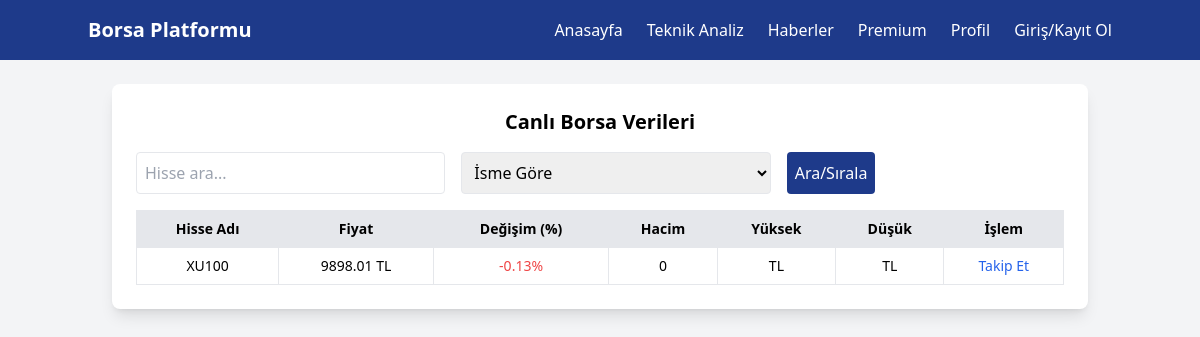
The app's page /, older data.
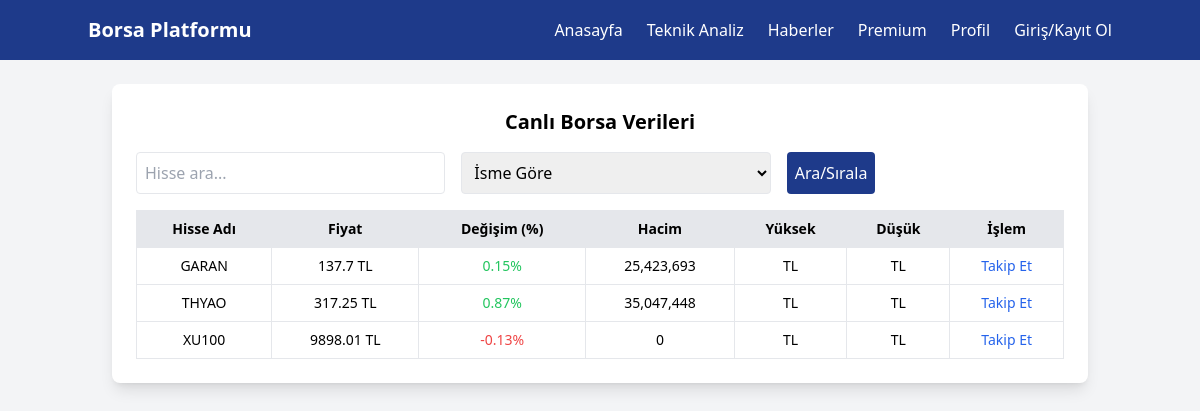
The same page, newer data.
### borsa/models.py (models this page shows, shortened)
class Hisse2(models.Model):
    isim = models.CharField(max_length=10, unique=True)
    fiyat = models.FloatField()
    fiyat_degisim_yuzdesi = models.FloatField(default=0.0)
    hacim = models.BigIntegerField()
    zaman = models.DateTimeField(auto_now=True)
    kategori = models.CharField(max_length=10, choices=[('XU30', 'BIST 30'), ('XU100', 'BIST 100'), ('BISTTUM', 'Tüm Hisseler')], default='BISTTUM')

### borsa/views.py (the view, shortened to what this page needs)
# urls.py: path('', views.borsa_anasayfa, name='anasayfa'),
def borsa_anasayfa(request):
    hisse_sembolleri = {
        "XU100.IS": "XU100",
        "GARAN.IS": "GARAN",
        "THYAO.IS": "THYAO",
    }
    for sembol, isim in hisse_sembolleri.items():
        ticker = yf.Ticker(sembol)
        tarih_veri = ticker.history(period="2d")
    data = Hisse2.objects.all()
    arama = request.GET.get('arama', '')
    siralama = request.GET.get('siralama', 'isim')
    kategori = request.GET.get('kategori', 'BISTTUM')  # Varsayılan BISTTUM
    if arama:
        data = data.filter(isim__icontains=arama)
    if kategori:
        data = data.filter(kategori=kategori)
    if siralama == 'fiyat':
        data = data.order_by('fiyat')
    elif siralama == 'degisim':
        data = data.order_by('fiyat_degisim_yuzdesi')
    elif siralama == 'hacim':
        data = data.order_by('hacim')
    else:
        data = data.order_by('isim')
    return render(request, 'index.html', {'data': data, 'arama': arama, 'siralama': siralama, 'kategori': kategori})

### borsa/templates/index.html (shortened to what this page needs)
{% load humanize %}
<!DOCTYPE html>
<html lang="tr">
<head>
    <script src="https://cdn.tailwindcss.com"></script>
</head>
<body class="bg-gray-100 font-sans">
    <nav class="bg-blue-900 text-white p-4 sticky top-0 z-50">
        <div class="container mx-auto flex justify-between items-center">
            <div class="text-xl font-bold">Borsa Platformu</div>
            <ul id="menu" class="hidden md:flex md:space-x-6">
                <li><a href="#" class="hover:text-gray-300">Anasayfa</a></li>
                <li><a href="analysis" class="hover:text-gray-300">Teknik Analiz</a></li>
                <li><a href="#" class="hover:text-gray-300">Haberler</a></li>
                <li><a href="premium" class="hover:text-gray-300">Premium</a></li>
                <li><a href="profile" class="hover:text-gray-300">Profil</a></li>
                <li><a href="login" class="hover:text-gray-300">Giriş/Kayıt Ol</a></li>
            </ul>
        </div>
    </nav>
    <div class="container mx-auto p-4 md:p-6 pt-20">
        <div class="bg-white shadow-lg rounded-lg p-4 md:p-6 mb-6">
            <h2 class="text-xl font-semibold mb-4 text-center">Canlı Borsa Verileri</h2>
            <form method="GET" class="mb-4 flex flex-col md:flex-row gap-4">
                <input type="text" name="arama" value="{{ arama }}" placeholder="Hisse ara..." class="w-full md:w-1/3 p-2 border rounded">
                <select name="siralama" onchange="this.form.submit()" class="w-full md:w-1/3 p-2 border rounded">
                    <option value="isim" {% if siralama == 'isim' %}selected{% endif %}>İsme Göre</option>
                </select>
                <button type="submit" class="bg-blue-900 text-white p-2 rounded hover:bg-blue-800">Ara/Sırala</button>
            </form>
            <table class="w-full border-collapse border border-gray-300 text-xs md:text-sm hidden md:table">
                <thead>
                    <tr class="bg-gray-200">
                        <th class="border p-2">Hisse Adı</th>
                        <th class="border p-2">Fiyat</th>
                        <th class="border p-2">Değişim (%)</th>
                        <th class="border p-2">Hacim</th>
                        <th class="border p-2">Yüksek</th>
                        <th class="border p-2">Düşük</th>
                        <th class="border p-2">İşlem</th>
                    </tr>
                </thead>
                <tbody id="borsa-tablo">
                    {% for stock in data %}
                        <tr class="text-center hover:bg-gray-50">
                            <td class="border p-2">{{ stock.isim }}</td>
                            <td class="border p-2">{{ stock.fiyat }} TL</td>
                            <td class="border p-2 {% if stock.fiyat_degisim_yuzdesi > 0 %}text-green-500{% elif stock.fiyat_degisim_yuzdesi < 0 %}text-red-500{% endif %}">
                                {{ stock.fiyat_degisim_yuzdesi }}%
                            </td>
                            <td class="border p-2">{{ stock.hacim|intcomma }}</td>
                            <td class="border p-2">{{ stock.yuksek }} TL</td>
                            <td class="border p-2">{{ stock.dusuk }} TL</td>
                            <td class="border p-2">
                                {% if request.user.is_authenticated and stock in request.user.userstocktracking_set.all %}
                                    <span class="text-gray-500">Takip Ediliyor</span>
                                {% else %}
                                    <a href="{% url 'add_to_tracking' stock.id %}" class="text-blue-600">Takip Et</a>
                                {% endif %}
                            </td>
                        </tr>
                    {% empty %}
                        <tr>
                            <td colspan="7" class="border p-2 text-center text-gray-500">Henüz veri yok.</td>
                        </tr>
                    {% endfor %}
                </tbody>
            </table>
        </div>
    </div>
</body>
</html>

Row changes from the older to the newer data that the page shows:
added Hisse2: isim "GARAN", fiyat "137.7", fiyat_degisim_yuzdesi "0.15", hacim "25,423,693"
added Hisse2: isim "THYAO", fiyat "317.25", fiyat_degisim_yuzdesi "0.87", hacim "35,047,448"
